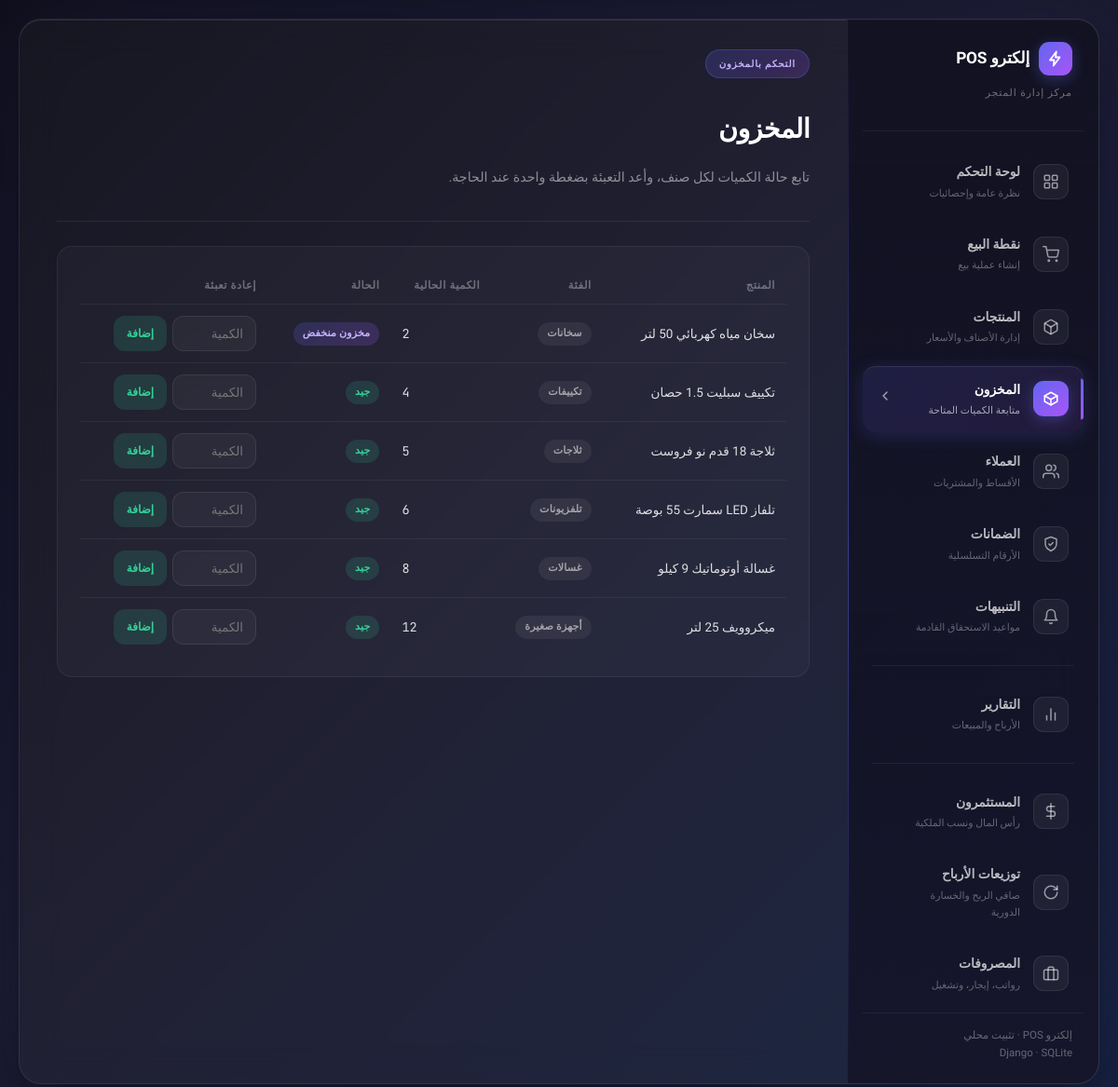
/manage/inventory/, run on the app's committed database.
### pos/models.py (models this page shows, shortened)
class Product(models.Model):
    name = models.CharField(max_length=200)
    barcode = models.CharField(max_length=64, unique=True, null=True, blank=True)
    category = models.CharField(max_length=100, default="عام")
    price = models.DecimalField(max_digits=12, decimal_places=2)
    cost_price = models.DecimalField(max_digits=12, decimal_places=2, default=0)
    quantity = models.IntegerField(default=0)
    low_stock_threshold = models.IntegerField(default=3)
    warranty_months = models.IntegerField(default=12)
    created_at = models.DateTimeField(auto_now_add=True)
    class Meta:
        ordering = ["name"]

### pos/views.py (the view)
# urls.py: path("manage/inventory/", views.inventory, name="inventory"),
def inventory(request):
    products = Product.objects.all().order_by("quantity")
    return render(request, "pos/inventory.html", {"products": products})

### pos/context_processors.py (called while the page is built)
def installment_alerts(request):
    try:
        from .models import InstallmentPlan, Investor
        cutoff = timezone.now() + timezone.timedelta(days=5)
        installment_count = InstallmentPlan.objects.filter(
            status=InstallmentPlan.ACTIVE,
            next_due_date__isnull=False,
            next_due_date__lte=cutoff,
        ).count()
        investor_count = sum(
            1 for inv in Investor.objects.filter(status=Investor.ACTIVE, dividends_due__gt=0)
            if inv.days_until_dividend_due is not None and inv.days_until_dividend_due <= 5
        )
        count = installment_count + investor_count
    except Exception:
        count = 0
    return {"nav_alerts_count": count}

### pos/templates/pos/inventory.html (shortened to what this page needs)
{% extends "pos/base.html" %}
{% block content %}
<div class="panel-header">
  <div>
    <span class="panel-badge">التحكم بالمخزون</span>
    <h1 class="panel-title">المخزون</h1>
    <p class="panel-description">تابع حالة الكميات لكل صنف، وأعد التعبئة بضغطة واحدة عند الحاجة.</p>
  </div>
</div>
<div class="panel-content">
  <div class="content-card">
    <table>
      <thead>
        <tr><th>المنتج</th><th>الفئة</th><th>الكمية الحالية</th><th>الحالة</th><th>إعادة تعبئة</th></tr>
      </thead>
      <tbody>
        {% for p in products %}
        <tr>
          <td>{{ p.name }}</td>
          <td><span class="badge badge-dim">{{ p.category }}</span></td>
          <td class="mono">{{ p.quantity }}</td>
          <td>
            {% if p.quantity == 0 %}
              <span class="badge badge-bad">نفد المخزون</span>
            {% elif p.quantity <= p.low_stock_threshold %}
              <span class="badge badge-accent">مخزون منخفض</span>
            {% else %}
              <span class="badge badge-good">جيد</span>
            {% endif %}
          </td>
          <td>
            <form method="post" action="{% url 'pos:restock' product_id=p.id %}" style="display:flex; gap:6px;">
              <input type="number" name="amount" min="1" placeholder="الكمية" style="width:90px;">
              <button type="submit" class="btn btn-sm btn-good">إضافة</button>
            </form>
          </td>
        </tr>
        {% endfor %}
      </tbody>
    </table>
  </div>
</div>
{% endblock %}

### pos/static/pos/css/style.css (style rules this page uses)
:root { --bg-1: #0f0f1a; --bg-2: #1a1a2e; --bg-3: #16213e; --surface: rgba(255, 255, 255, 0.03); --surface-hover: rgba(255, 255, 255, 0.05); --border: rgba(255, 255, 255, 0.08); --border-soft: rgba(255, 255, 255, 0.06); --text: #ffffff; --text-dim: rgba(255, 255, 255, 0.55); --text-faint: rgba(255, 255, 255, 0.35); --accent-1: #6366f1; --accent-2: #a855f7; --accent-grad: linear-gradient(135deg, #6366f1 0%, #a855f7 100%); --accent-glow: rgba(99, 102, 241, 0.35); --good: #34d399; --good-bg: rgba(52, 211, 153, 0.14); --bad: #f87171; --bad-bg: rgba(248, 113, 113, 0.14); --info: #38bdf8; --info-bg: rgba(56, 189, 248, 0.14); --radius: 16px; --radius-sm: 12px; --font-body: "Tajawal", "Inter", sans-serif; --font-mono: "JetBrains Mono", ui-monospace, monospace; }
* { box-sizing: border-box; }
html, body { margin: 0; padding: 0; min-height: 100vh; background: linear-gradient(135deg, var(--bg-1) 0%, var(--bg-2) 50%, var(--bg-3) 100%); color: var(--text); font-family: var(--font-body); font-size: 15px; line-height: 1.7; }
.mono { font-family: var(--font-mono); font-variant-numeric: tabular-nums; direction: ltr; unicode-bidi: isolate; }
.panel-header { margin-bottom: 26px; padding-bottom: 20px; border-bottom: 1px solid rgba(255, 255, 255, 0.08); display: flex; align-items: flex-end; justify-content: space-between; gap: 16px; flex-wrap: wrap; }
.panel-badge { display: inline-block; padding: 6px 14px; background: linear-gradient(135deg, rgba(99, 102, 241, 0.2) 0%, rgba(168, 85, 247, 0.2) 100%); border: 1px solid rgba(99, 102, 241, 0.3); border-radius: 20px; color: #c4b5fd; font-size: 0.68rem; font-weight: 700; text-transform: uppercase; letter-spacing: 0.08em; margin-bottom: 12px; }
.panel-title { color: #fff; font-size: 1.9rem; font-weight: 800; letter-spacing: -0.02em; margin-bottom: 6px; }
.panel-description { color: rgba(255, 255, 255, 0.5); font-size: 0.95rem; line-height: 1.7; max-width: 640px; }
.panel-content { display: grid; gap: 20px; }
.content-card { background: rgba(255, 255, 255, 0.03); border: 1px solid rgba(255, 255, 255, 0.06); border-radius: var(--radius); padding: 22px 24px; transition: all 0.35s ease; }
table { width: 100%; border-collapse: collapse; }
th { text-align: start; font-size: 11.5px; text-transform: uppercase; letter-spacing: 0.05em; color: var(--text-faint); padding: 10px 12px; border-bottom: 1px solid var(--border-soft); font-weight: 700; }
td { padding: 12px; border-bottom: 1px solid var(--border-soft); font-size: 13.5px; color: rgba(255,255,255,0.85); }
tr:last-child td { border-bottom: none; }
.badge { display: inline-flex; align-items: center; gap: 5px; padding: 3px 10px; border-radius: 100px; font-size: 11px; font-weight: 700; letter-spacing: 0.2px; }
.badge-good { background: var(--good-bg); color: var(--good); }
.badge-accent { background: linear-gradient(135deg, rgba(99,102,241,0.2), rgba(168,85,247,0.2)); color: #c4b5fd; }
.badge-dim { background: rgba(255,255,255,0.06); color: var(--text-dim); }
.btn { display: inline-flex; align-items: center; gap: 7px; justify-content: center; padding: 10px 18px; border-radius: var(--radius-sm); border: 1px solid var(--border); background: rgba(255,255,255,0.04); color: var(--text); font-family: var(--font-body); font-size: 13.5px; font-weight: 700; cursor: pointer; transition: all 0.2s ease; }
.btn-good { background: var(--good-bg); border-color: transparent; color: var(--good); }
.btn-sm { padding: 7px 13px; font-size: 12px; }
input, select, textarea { width: 100%; background: rgba(255,255,255,0.04); border: 1px solid var(--border); color: var(--text); padding: 10px 13px; border-radius: var(--radius-sm); font-family: var(--font-body); font-size: 13.5px; outline: none; transition: border-color 0.2s ease; }

### data on the page
Product: name "سخان مياه كهربائي 50 لتر", category "سخانات", quantity "2", low_stock_threshold "مخزون منخفض"
Product: name "تكييف سبليت 1.5 حصان", category "تكييفات", quantity "4", low_stock_threshold "جيد"
Product: name "ثلاجة 18 قدم نو فروست", category "ثلاجات", quantity "5", low_stock_threshold "جيد"
Product: name "تلفاز LED سمارت 55 بوصة", category "تلفزيونات", quantity "6", low_stock_threshold "جيد"
Product: name "غسالة أوتوماتيك 9 كيلو", category "غسالات", quantity "8", low_stock_threshold "جيد"
Product: name "ميكروويف 25 لتر", category "أجهزة صغيرة", quantity "12", low_stock_threshold "جيد"
